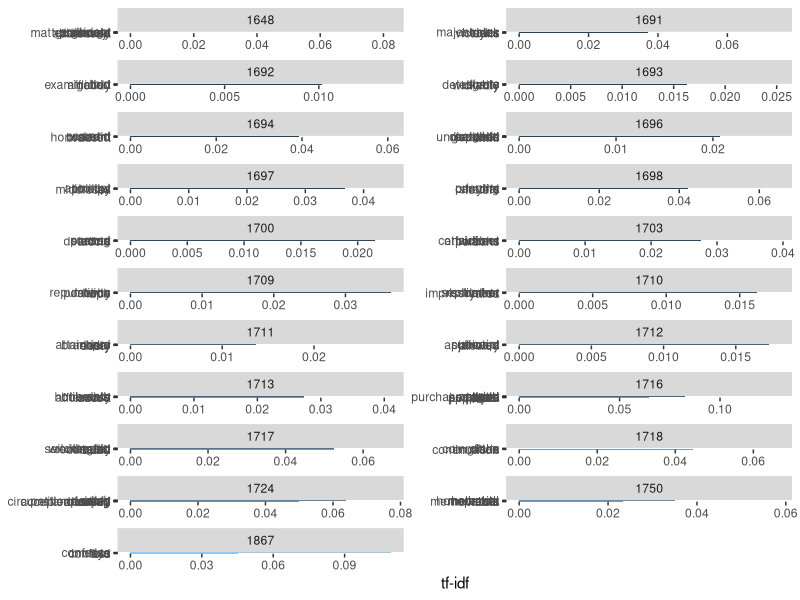
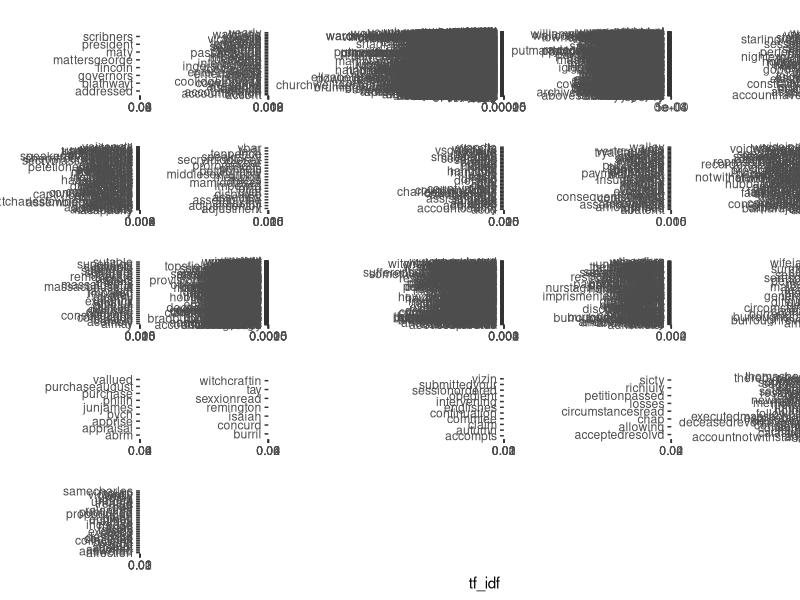

Source code (R) for these figures, in order:
# tf-idf with salem witch trials

# start with the reports.df created after scraping
# following this https://mohitatgithub.github.io/2018-04-28-Learning-tf-idf-with-tidytext/

library(readr)
library(tidytext)
library(tidyverse)
library(ggplot2)

# tidy the reports.df
witches  <- read_csv("witches-all-reports.csv")

# we bring the data in from our earlier scrape, where it was known as `reports.df`
# put the data into a tibble (data structure for tidytext)
# we are also telling R what kind of data is in the 'text',
# 'line', and 'data' columns in our original csv.
# we are also stripping out all the digits from the text column

# do some tidying up
witches <- tibble (case = witches$id, text = (str_remove_all(witches$X.text., "[0-9]|[[:punct:]]")), year = witches$year, month = witches$month)
witches$id <- row.names(witches)


# turn into tidy format

tidy_witches <- witches %>%
  unnest_tokens(word, text)


# load up the default list of stop_words that comes
# with the tidyverse

data(stop_words)

# remove (anti-join) the stopwords
tidy_witches <- tidy_witches %>%
  anti_join(stop_words)

# you could try everything that follows by swapping 'case' for year in all subsequent lines
witch_words <- tidy_witches %>%
  count(year, word, sort = TRUE)

# take a look at what you've just done
# by examining the first few lines of `witches_words`

head(witch_words)

# already, you start to get a sense of what's in this dataset...

# but a word like 'aforesaid' or 'court' isn't going to be much use, so let's filter those out and look again.

# custom stopwords if necessary, add as desired

custom_stop_words <- bind_rows(tibble(word = c("aforesaid", "court", "archives","lord","salem","king","queen",
                                               "sarah","mary","john","wife","elizabeth","county","massachusetts",
                                               "john","county","essex","boston","witchcraft","lady","she","shee",
                                               "itt","joseph","george","jacobs","putnam","william","james","martin",
                                               "thomas","abigail"),  
                                      lexicon = c("custom")), 
                               stop_words)

# delete custom stopwords from our data
tidy_witches <- tidy_witches %>%
  anti_join(custom_stop_words)

witch_words <- tidy_witches %>%
  count(year, word, sort = TRUE)

head(witch_words)

# visualize
library(forcats)

# do the tf-idf
witches_tf_idf <- witch_words %>%
  bind_tf_idf(word, year, n)

witches_tf_idf %>%
  group_by(year) %>%
  slice_max(tf_idf, n = 5) %>%
  ungroup() %>%
  ggplot(aes(tf_idf, fct_reorder(word, tf_idf), fill = year)) +
  geom_col(show.legend = FALSE) +
  facet_wrap(~year, ncol = 2, scales = "free") +
  labs(x = "tf-idf", y = NULL)


# another approach

witch_words %>%
  count(year, word, sort = TRUE) %>%
  bind_tf_idf(word, year, n) %>%
  arrange(-tf_idf) %>%
  group_by(year) %>%
  top_n(5) %>%
  ungroup %>%
  mutate(word = reorder(word, tf_idf)) %>%
  ggplot(aes(word, tf_idf, fill = year)) +
  geom_col(alpha = 0.8, show.legend = FALSE) +
  facet_wrap(~ year, scales = "free") +
  coord_flip()
